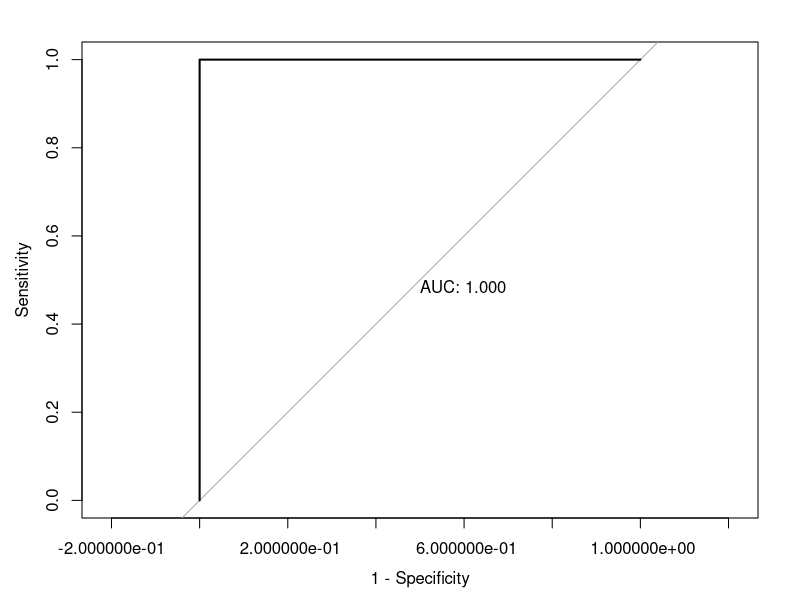
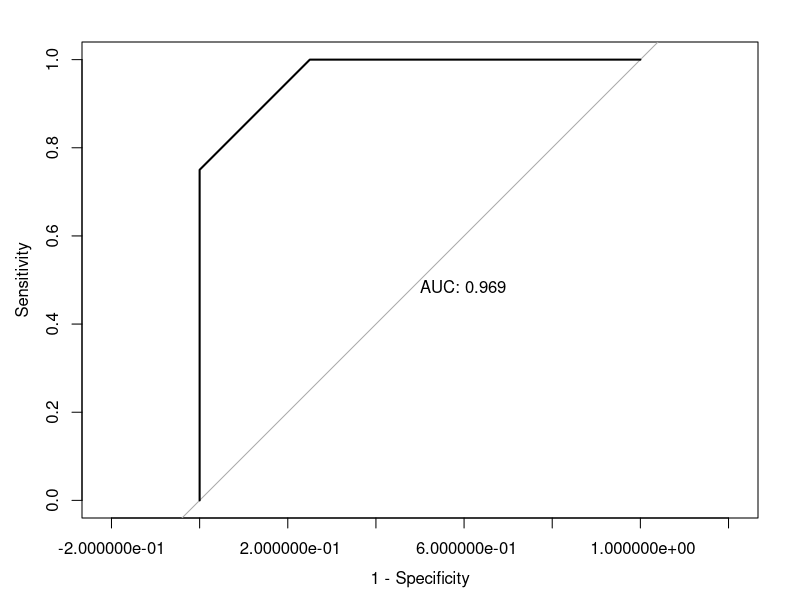
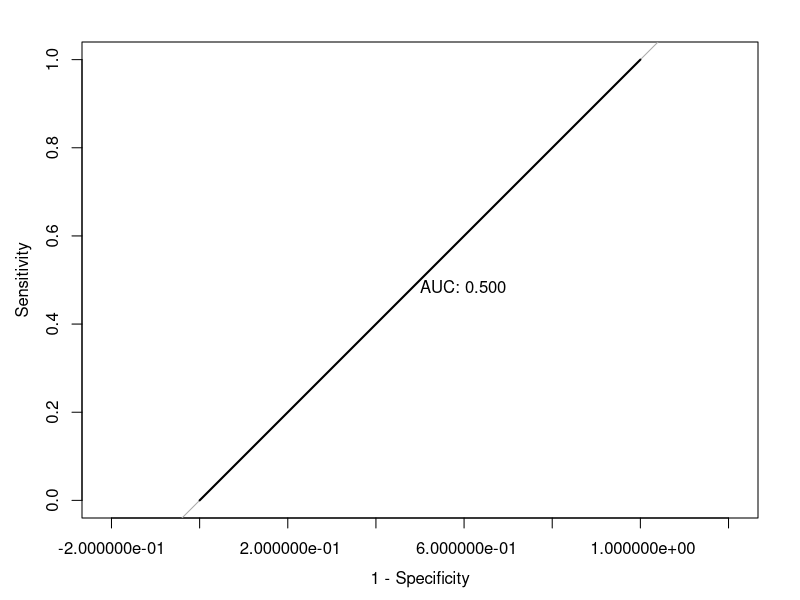

R code for these plots, in order:
## ---- chunk 1
knitr::opts_chunk$set(echo = TRUE)
library(tidyverse)
library(pROC)
## ---- chunk 2
# data import
x = c(1, 2, 3, 4, 5, 6)
y = c(1, 1, 1, 0, 0, 0)

# fit model
toy.model = glm(y~x, family = "binomial")
toy.pred = predict(toy.model, newdata = data.frame(x))
toy.roc = roc(y, toy.pred)
plot(toy.roc, legacy.axes = T, print.auc = T)
summary(toy.model)
## ---- chunk 3
x = c(1, 2, 3, 3.5, 3.5, 4, 5, 6)
y = c(1, 1, 1, 1, 0, 0, 0, 0)

toy.model2 = glm(y~x, family = "binomial")
toy.pred = predict(toy.model2, newdata = data.frame(x))
toy.roc = roc(y, toy.pred)
plot(toy.roc, legacy.axes = T, print.auc = T)
summary(toy.model2)
## ---- chunk 4
# construct new dataset
x.new = c(1, 1, 2, 2, 3, 3, 4, 4)
y.new = c(1, 0, 1, 0, 1, 0, 1, 0)

# fit new model for new dataset
toy.model3 = glm(y.new~x.new, family = "binomial")
toy.pred = predict(toy.model3, newdata = data.frame(x.new))
toy.roc = roc(y.new, toy.pred)
plot(toy.roc, legacy.axes = T, print.auc = T)
summary(toy.model3)
## ---- chunk 5
library(survival)
# data import
x = c(1, 2, 3, 4, 5, 6)
y = c(1, 1, 1, 0, 0, 0)
clogistic = clogit(y~x)
summary(clogistic)
